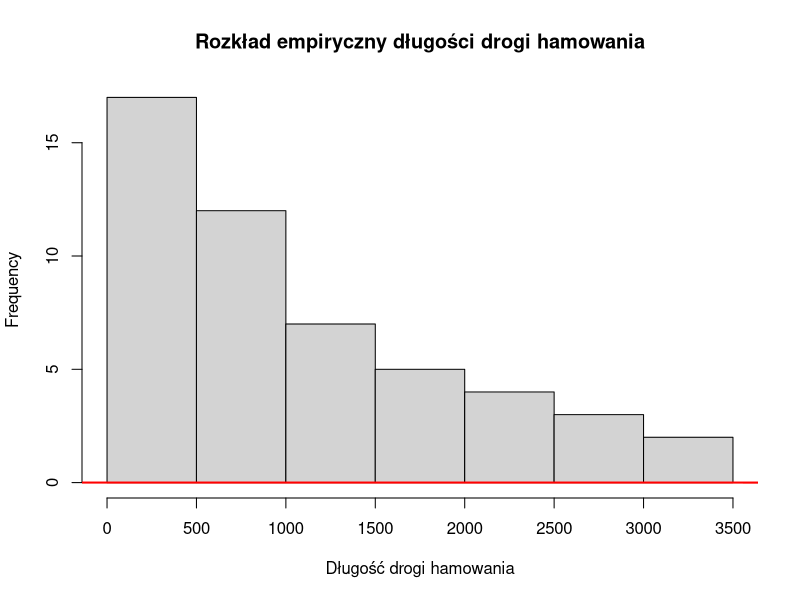

R code for this plot:
awarie <- read.table("awarie.txt")

data.frame(
  cbind(
    liczebnosc = table(cut(awarie$V1, breaks = hist(awarie$V1, plot = FALSE)$breaks)),
    procent = prop.table(table(cut(awarie$V1, breaks = hist(awarie$V1, plot = FALSE)$breaks)))
  )
)

hist(awarie$V1,
     xlab = "Długość drogi hamowania",
     main = "Rozkład empiryczny długości drogi hamowania",
     breaks = hist(awarie$V1, plot = FALSE)$breaks)
lines(density(awarie$V1), col = "red", lwd = 2)